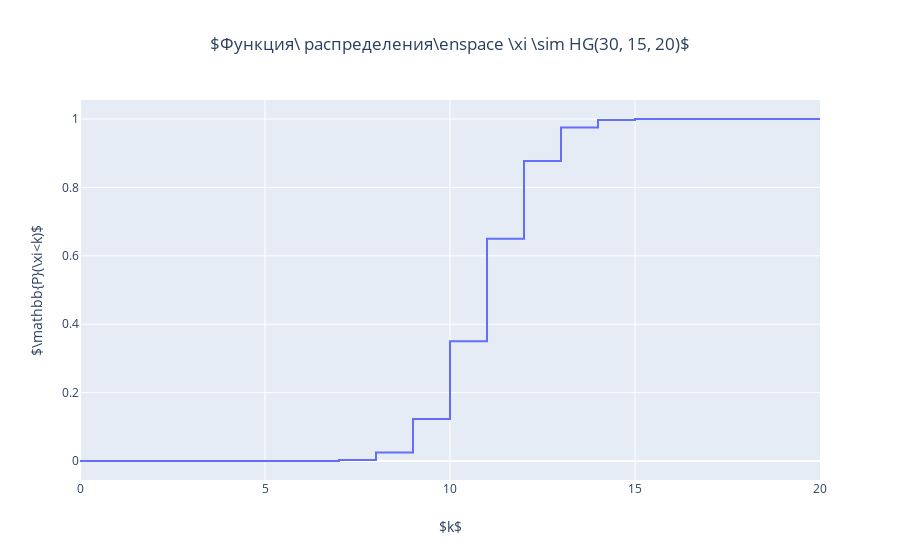

The notebook cell this image was saved under:
### Markdown cell above
#### Функция распределения
По определению функция распределения$F_\xi(k)= \mathbb{P}(\xi < k)$. Событие $\{\xi < k\}= \bigcup\limits_{i=0}^{k-1}\{\xi=i\}$. События $\{\xi=i\}\; \forall i \in \overline{0,k-1}$ являются попарно несовместными. То есть, $\forall i,j \in \overline{0, k-1}: i\neq j$ выполняется $\{\xi=i\}\bigcap\{\xi=j\}=\emptyset$. Из этого следует, что

$$
\mathbb{P}(\xi < k)
= \sum_{i=0}^{k-1}\mathbb{P}(\xi=i)
$$

Подставим $\eqref{eq:hg:def}$ в это выражение и получим:

$$
F_\xi(k)
= \sum_{i=0}^{k-1}\mathbb{P}(\xi=i)
= \sum_{i=0}^{k-1}\frac{\binom{m}{i}\binom{N-m}{n-i}}{\binom{N}{n}}
$$

Построим график этой функции, учитывая, что аргументом функции $k$ должно быть натуральное число, не превосходящее параметр $n$:

### Code cell
prob_data_x = range(xi.n+1)
hg_dist_fig = go.Figure(
    data=(
        go.Scatter(
            x=list(prob_data_x),
            y=list(map(lambda k: sum(map(xi.p, range(k))), prob_data_x)),
            line=go.scatter.Line(
                shape='hv',
            ),
        ),
    ),
    layout=go.Layout(
        title=go.layout.Title(
            text=fr'$Функция\ распределения\enspace \xi \sim {xi}$',
            x=.5,
        ),
        yaxis=go.layout.YAxis(
            title=go.layout.yaxis.Title(
                text=r'$\mathbb{P}(\xi<k)$',
            ),
        ),
        xaxis=go.layout.XAxis(
            title=go.layout.xaxis.Title(
                text=r'$k$',
            ),
        ),
    ),
)
hg_dist_fig.show()

### Figure 1 — Plotly figure (JSON) as saved in the notebook; plotly's stock layout.template omitted (floating-point values rounded to 4 significant figures)
{"data": [{"line": {"shape": "hv"}, "type": "scatter", "x": [0, 1, 2, 3, 4, 5, 6, 7, 8, 9, 10, 11, 12, 13, 14, 15, 16, 17, 18, 19, 20], "y": [0, 0, 0, 0, 0, 0, 9.995e-05, 0.002599, 0.02509, 0.1225, 0.3499, 0.6501, 0.8775, 0.9749, 0.9974, 0.9999, 1.0, 1.0, 1.0, 1.0, 1.0]}], "layout": {"autosize": true, "title": {"text": "$Функция\\ распределения\\enspace \\xi \\sim HG(30, 15, 20)$", "x": 0.5}, "xaxis": {"autorange": true, "range": [0, 20], "title": {"text": "$k$"}, "type": "linear"}, "yaxis": {"autorange": true, "range": [-0.05556, 1.056], "title": {"text": "$\\mathbb{P}(\\xi<k)$"}, "type": "linear"}}}
